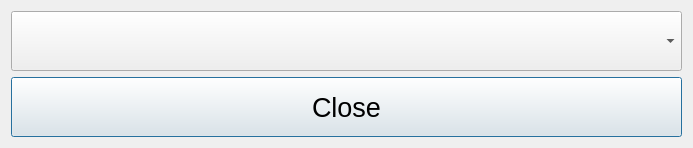
<?xml version="1.0" encoding="UTF-8"?>
<ui version="4.0">
 <class>qMioMenu</class>
 <widget class="QDialog" name="qMioMenu">
  <property name="geometry">
   <rect>
    <x>0</x>
    <y>0</y>
    <width>693</width>
    <height>144</height>
   </rect>
  </property>
  <property name="windowTitle">
   <string>Dialog</string>
  </property>
  <layout class="QVBoxLayout" name="verticalLayout">
   <item>
    <widget class="QComboBox" name="processo">
     <property name="minimumSize">
      <size>
       <width>0</width>
       <height>60</height>
      </size>
     </property>
     <property name="maximumSize">
      <size>
       <width>16777215</width>
       <height>60</height>
      </size>
     </property>
     <property name="font">
      <font>
       <pointsize>20</pointsize>
      </font>
     </property>
    </widget>
   </item>
   <item>
    <widget class="QPushButton" name="Chiudi">
     <property name="minimumSize">
      <size>
       <width>0</width>
       <height>60</height>
      </size>
     </property>
     <property name="font">
      <font>
       <pointsize>20</pointsize>
      </font>
     </property>
     <property name="text">
      <string>Close</string>
     </property>
    </widget>
   </item>
  </layout>
 </widget>
 <resources/>
 <connections/>
</ui>
